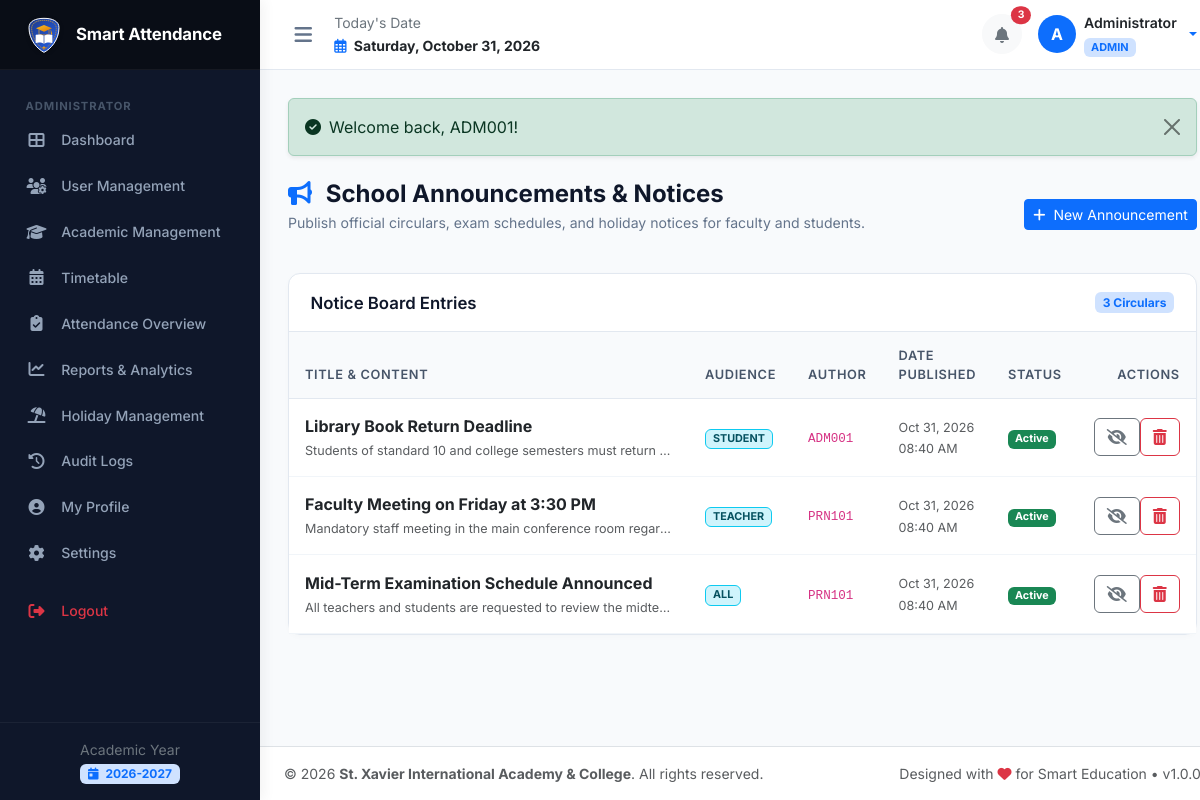
The app's page /principal/announcements.php (signed in) with its own data.
### tables this page shows
CREATE TABLE `academic_years` (
  `id` INT AUTO_INCREMENT PRIMARY KEY,
  `name` VARCHAR(50) NOT NULL UNIQUE,
  `start_date` DATE NOT NULL,
  `end_date` DATE NOT NULL,
  `is_current` TINYINT(1) NOT NULL DEFAULT 0,
  `status` ENUM('active', 'archived') NOT NULL DEFAULT 'active',
  `created_at` TIMESTAMP DEFAULT CURRENT_TIMESTAMP
);

CREATE TABLE `announcements` (
  `id` INT AUTO_INCREMENT PRIMARY KEY,
  `title` VARCHAR(200) NOT NULL,
  `content` TEXT NOT NULL,
  `target_role` ENUM('all', 'teacher', 'student') NOT NULL DEFAULT 'all',
  `created_by` INT NOT NULL,
  `is_active` TINYINT(1) NOT NULL DEFAULT 1,
  `created_at` TIMESTAMP DEFAULT CURRENT_TIMESTAMP,
  FOREIGN KEY (`created_by`) REFERENCES `users`(`id`) ON DELETE CASCADE
);

CREATE TABLE `users` (
  `id` INT AUTO_INCREMENT PRIMARY KEY,
  `user_id` VARCHAR(50) NOT NULL UNIQUE,
  `password_hash` VARCHAR(255) NOT NULL,
  `role` ENUM('admin', 'principal', 'teacher', 'student') NOT NULL,
  `status` ENUM('active', 'inactive') NOT NULL DEFAULT 'active',
  `remember_token` VARCHAR(100) NULL,
  `last_login` DATETIME NULL,
  `created_at` TIMESTAMP DEFAULT CURRENT_TIMESTAMP,
  `updated_at` TIMESTAMP DEFAULT CURRENT_TIMESTAMP ON UPDATE CURRENT_TIMESTAMP,
  INDEX `idx_role_status` (`role`, `status`)
);

### includes/auth.php (called while the page is built, shortened)
<?php
require_once __DIR__ . '/functions.php';
function current_role(): ?string {
    return $_SESSION['user']['role'] ?? null;
}

### principal/announcements.php (the view, shortened to what this page needs)
<?php
require_once __DIR__ . '/../includes/functions.php';
require_once __DIR__ . '/../includes/auth.php';
$pdo = get_db_connection();
$announcements = $pdo->query("SELECT a.*, u.user_id as author_code
                              FROM announcements a
                              JOIN users u ON a.created_by = u.id
                              ORDER BY a.id DESC")->fetchAll();
require_once __DIR__ . '/../includes/header.php';
require_once __DIR__ . '/../includes/sidebar.php';
require_once __DIR__ . '/../includes/navbar.php';
?>
<div class="page-header">
  <div>
    <h1 class="page-title"><i class="fas fa-bullhorn me-2 text-primary"></i> School Announcements & Notices</h1>
    <p class="page-subtitle">Publish official circulars, exam schedules, and holiday notices for faculty and students.</p>
  </div>
  <button class="btn btn-primary btn-sm" data-bs-toggle="modal" data-bs-target="#createNoticeModal">
    <i class="fas fa-plus me-1"></i> New Announcement
  </button>
</div>
<div class="row g-4">
  <div class="col-12">
    <div class="card card-custom">
      <div class="card-header d-flex justify-content-between align-items-center">
        <h5 class="card-title">Notice Board Entries</h5>
        <span class="badge bg-primary-subtle text-primary"><?= count($announcements) ?> Circulars</span>
      </div>
      <div class="card-body p-0">
        <div class="table-responsive">
          <table class="table table-custom table-hover align-middle mb-0">
            <thead>
              <tr>
                <th>Title & Content</th>
                <th>Audience</th>
                <th>Author</th>
                <th>Date Published</th>
                <th>Status</th>
                <th class="text-end">Actions</th>
              </tr>
            </thead>
            <tbody>
              <?php if (!empty($announcements)): ?>
                <?php foreach ($announcements as $ann): ?>
                  <tr>
                    <td style="max-width: 400px;">
                      <div class="fw-bold text-dark fs-6"><?= e($ann['title']) ?></div>
                      <div class="text-muted small text-truncate mt-1"><?= e($ann['content']) ?></div>
                    </td>
                    <td>
                      <span class="badge bg-info-subtle text-info-emphasis border border-info text-uppercase">
                        <?= e($ann['target_role']) ?>
                      </span>
                    </td>
                    <td><code><?= e($ann['author_code']) ?></code></td>
                    <td><small class="text-muted"><?= format_date($ann['created_at'], 'M d, Y h:i A') ?></small></td>
                    <td>
                      <?= ($ann['is_active'] == 1) ? '<span class="badge bg-success">Active</span>' : '<span class="badge bg-secondary">Hidden</span>' ?>
                    </td>
                    <td class="text-end">
                      <div class="btn-group btn-group-sm">
                        <form method="POST" action="" class="d-inline">
                          <button type="submit" class="btn btn-outline-secondary" title="Toggle visibility">
                            <i class="fas <?= ($ann['is_active'] == 1) ? 'fa-eye-slash' : 'fa-eye' ?>"></i>
                          </button>
                        </form>
                        <form method="POST" action="" class="d-inline" onsubmit="return confirm('Delete this announcement?');">
                          <button type="submit" class="btn btn-outline-danger" title="Delete">
                            <i class="fas fa-trash-alt"></i>
                          </button>
                        </form>
                      </div>
                    </td>
                  </tr>
                <?php endforeach; ?>
              <?php else: ?>
                <tr><td colspan="6" class="text-center py-4 text-muted">No announcements posted yet.</td></tr>
              <?php endif; ?>
            </tbody>
          </table>
        </div>
      </div>
    </div>
  </div>
</div>
<?php require_once __DIR__ . '/../includes/footer.php'; ?>

### includes/sidebar.php (shortened to what this page needs)
<?php
$role = current_role() ?? 'student';
$currentScript = basename($_SERVER['PHP_SELF']);
?>
<aside class="app-sidebar" id="appSidebar">
  <div class="sidebar-brand">
    <img src="<?= BASE_URL ?>/assets/img/logo.svg" alt="Logo">
    <div class="brand-title">Smart Attendance</div>
  </div>
  <ul class="sidebar-menu">
    <?php if ($role === 'admin'): ?>
      <li class="menu-header">Administrator</li>
      <li class="nav-item">
        <a class="nav-link <?= ($currentScript === 'index.php') ? 'active' : '' ?>" href="<?= BASE_URL ?>/admin/index.php">
          <i class="fas fa-th-large"></i> <span>Dashboard</span>
        </a>
      </li>
      <li class="nav-item">
        <a class="nav-link <?= in_array($currentScript, ['users.php', 'user_add.php', 'user_edit.php']) ? 'active' : '' ?>" href="<?= BASE_URL ?>/admin/users.php">
          <i class="fas fa-users-cog"></i> <span>User Management</span>
        </a>
      </li>
      <li class="nav-item">
        <a class="nav-link <?= ($currentScript === 'academics.php') ? 'active' : '' ?>" href="<?= BASE_URL ?>/admin/academics.php">
          <i class="fas fa-graduation-cap"></i> <span>Academic Management</span>
        </a>
      </li>
      <li class="nav-item">
        <a class="nav-link <?= ($currentScript === 'timetable.php') ? 'active' : '' ?>" href="<?= BASE_URL ?>/admin/timetable.php">
          <i class="fas fa-calendar-alt"></i> <span>Timetable</span>
        </a>
      </li>
      <li class="nav-item">
        <a class="nav-link <?= ($currentScript === 'attendance.php') ? 'active' : '' ?>" href="<?= BASE_URL ?>/admin/attendance.php">
          <i class="fas fa-clipboard-check"></i> <span>Attendance Overview</span>
        </a>
      </li>
      <li class="nav-item">
        <a class="nav-link <?= ($currentScript === 'reports.php') ? 'active' : '' ?>" href="<?= BASE_URL ?>/admin/reports.php">
          <i class="fas fa-chart-line"></i> <span>Reports & Analytics</span>
        </a>
      </li>
      <li class="nav-item">
        <a class="nav-link <?= ($currentScript === 'holidays.php') ? 'active' : '' ?>" href="<?= BASE_URL ?>/admin/holidays.php">
          <i class="fas fa-umbrella-beach"></i> <span>Holiday Management</span>
        </a>
      </li>
      <li class="nav-item">
        <a class="nav-link <?= ($currentScript === 'audit_logs.php') ? 'active' : '' ?>" href="<?= BASE_URL ?>/admin/audit_logs.php">
          <i class="fas fa-history"></i> <span>Audit Logs</span>
        </a>
      </li>
      <li class="nav-item">
        <a class="nav-link <?= ($currentScript === 'profile.php') ? 'active' : '' ?>" href="<?= BASE_URL ?>/admin/profile.php">
          <i class="fas fa-user-circle"></i> <span>My Profile</span>
        </a>
      </li>
      <li class="nav-item">
        <a class="nav-link <?= ($currentScript === 'settings.php') ? 'active' : '' ?>" href="<?= BASE_URL ?>/admin/settings.php">
          <i class="fas fa-cog"></i> <span>Settings</span>
        </a>
      </li>
    <?php endif; ?>
    <li class="nav-item mt-3">
      <a class="nav-link text-danger" href="<?= BASE_URL ?>/logout.php">
        <i class="fas fa-sign-out-alt"></i> <span>Logout</span>
      </a>
    </li>
  </ul>
  <div class="sidebar-footer text-center">
    <small class="text-secondary d-block">Academic Year</small>
    <span class="badge bg-primary-subtle text-primary mt-1">
      <i class="fas fa-calendar-day me-1"></i> <?= e(get_active_academic_year()['name'] ?? '2026-2027') ?>
    </span>
  </div>
</aside>

### assets/css/style.css (style rules this page uses)
:root { --primary: #1e40af; --primary-hover: #1e3a8a; --primary-light: #eff6ff; --secondary: #64748b; --accent: #3b82f6; --dark-sidebar: #0f172a; --sidebar-hover: #1e293b; --sidebar-text: #94a3b8; --sidebar-text-active: #ffffff; --bg-main: #f8fafc; --card-bg: #ffffff; --border-color: #e2e8f0; --text-main: #1e293b; --text-muted: #64748b; --status-present: #10b981; --status-absent: #ef4444; --status-late: #f59e0b; --status-halfday: #f97316; --status-leave: #06b6d4; --sidebar-width: 260px; --sidebar-collapsed-width: 76px; --topbar-height: 70px; --transition: all 0.25s cubic-bezier(0.4, 0, 0.2, 1); }
body { font-family: 'Inter', -apple-system, BlinkMacSystemFont, "Segoe UI", Roboto, Oxygen, Ubuntu, Cantarell, sans-serif; background-color: var(--bg-main); color: var(--text-main); min-height: 100vh; margin: 0; padding: 0; }
h1, h2, h3, h4, h5, h6 { font-weight: 600; color: #0f172a; }
a { text-decoration: none; transition: var(--transition); }
.app-sidebar { width: var(--sidebar-width); background-color: var(--dark-sidebar); color: var(--sidebar-text); flex-shrink: 0; display: flex; flex-direction: column; position: fixed; top: 0; bottom: 0; left: 0; z-index: 1000; transition: var(--transition); box-shadow: 4px 0 12px rgba(0, 0, 0, 0.05); overflow-y: auto; }
.sidebar-brand { height: var(--topbar-height); display: flex; align-items: center; padding: 0 1.5rem; background-color: #090d16; border-bottom: 1px solid rgba(255, 255, 255, 0.05); }
.sidebar-brand img { width: 40px; height: 40px; margin-right: 0.75rem; }
.sidebar-brand .brand-title { font-size: 1.05rem; font-weight: 700; color: #ffffff; letter-spacing: -0.01em; white-space: nowrap; }
.sidebar-menu { list-style: none; padding: 1rem 0.75rem; margin: 0; flex: 1; }
.menu-header { font-size: 0.7rem; font-weight: 700; text-transform: uppercase; letter-spacing: 0.08em; color: #475569; padding: 0.75rem 0.85rem 0.25rem; }
.sidebar-menu .nav-item { margin-bottom: 0.25rem; }
.sidebar-menu .nav-link { display: flex; align-items: center; padding: 0.65rem 0.85rem; color: var(--sidebar-text); border-radius: 8px; font-size: 0.88rem; font-weight: 500; transition: var(--transition); }
.sidebar-menu .nav-link i { width: 22px; font-size: 1rem; margin-right: 0.85rem; text-align: center; }
.sidebar-footer { padding: 1rem; border-top: 1px solid rgba(255, 255, 255, 0.05); }
.page-header { margin-bottom: 1.5rem; display: flex; align-items: center; justify-content: space-between; flex-wrap: wrap; gap: 1rem; }
.page-title { font-size: 1.5rem; font-weight: 700; color: #0f172a; margin: 0; }
.page-subtitle { color: var(--text-muted); font-size: 0.88rem; margin-top: 0.2rem; }
.card-custom { background: #ffffff; border: 1px solid var(--border-color); border-radius: 12px; box-shadow: 0 2px 6px rgba(0, 0, 0, 0.02); margin-bottom: 1.5rem; }
.card-custom .card-header { background: transparent; border-bottom: 1px solid var(--border-color); padding: 1.15rem 1.35rem; display: flex; align-items: center; justify-content: space-between; }
.card-custom .card-header .card-title { font-size: 1.05rem; font-weight: 600; color: #0f172a; margin: 0; }
.card-custom .card-body { padding: 1.35rem; }
.table-custom { margin: 0; }
.table-custom thead th { background-color: #f8fafc; color: #475569; font-weight: 600; font-size: 0.8rem; text-transform: uppercase; letter-spacing: 0.05em; border-bottom: 1px solid var(--border-color); padding: 0.85rem 1rem; }
.table-custom tbody td { padding: 0.95rem 1rem; vertical-align: middle; border-bottom: 1px solid #f1f5f9; font-size: 0.9rem; }

### records on screen
academic_years: name "2026-2027"
announcements: title "Library Book Return Deadline", content "Students of standard 10 and college semesters must return…", target_role "STUDENT", created_by.user_id "ADM001", created_at "Oct 31, 2026 08:40 AM", is_active "Active"
announcements: title "Faculty Meeting on Friday at 3:30 PM", content "Mandatory staff meeting in the main conference room regar…", target_role "TEACHER", created_by.user_id "PRN101", created_at "Oct 31, 2026 08:40 AM", is_active "Active"
announcements: title "Mid-Term Examination Schedule Announced", content "All teachers and students are requested to review the midte…", target_role "ALL", created_by.user_id "PRN101", created_at "Oct 31, 2026 08:40 AM", is_active "Active"

### other values on screen
$unreadCount "3"
substr($user['full_name'] ?? 'U', 0, 1) "A"
$user['full_name'] "Administrator"
$user['role'] "ADMIN"
$msg['message'] "Welcome back, ADM001!"
count($announcements) "3"
$schoolName "St. Xavier International Academy & College"
APP_VERSION "1.0.0"
